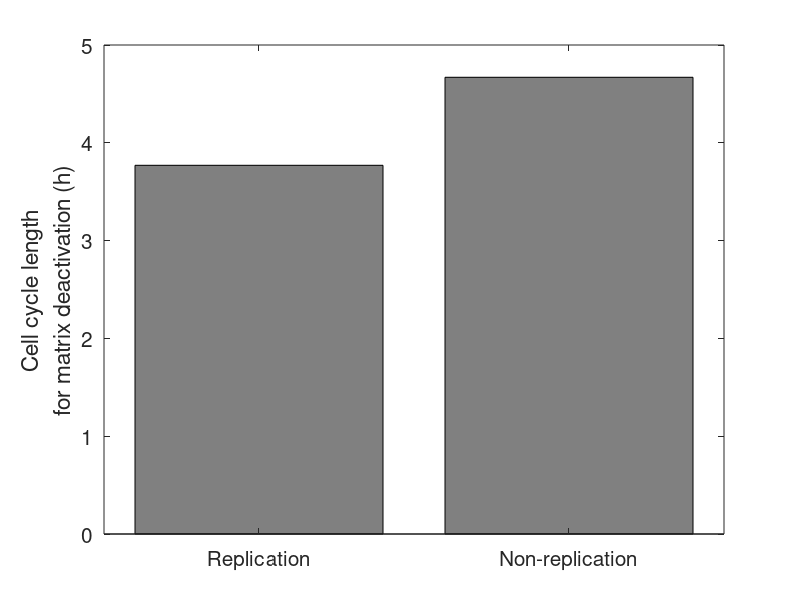
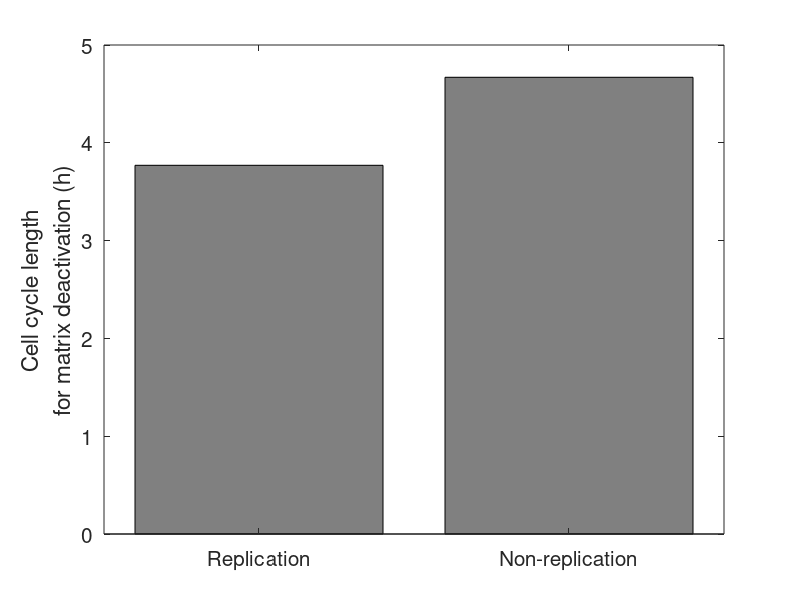

Recreate these plots in MATLAB, in order.

figure
% Data for the bars
data = [3.77, 4.67];

% Labels for each bar
%labels = {'Replication time', {'Replication and'; 'Non-replication time'}, 'Non-replication time'};
labels = {'Replication','Non-replication'};
labels = cellfun(@(x) strrep(x,'  ','\newline'), labels,'UniformOutput',false);

% Create the bar plot
bar(data,'FaceColor',[0.5, 0.5, 0.5]);

% Set x-axis labels
set(gca, 'XTickLabel', labels);
xtickangle(45)
% Add title and labels
% title('Sample Bar Plot');
ylabel({'Cell cycle length';'for matrix deactivation (h)'});
% xlabel('Time increase');
% ylabel('Values');
set(gca,'FontSize',15)
print('-dtiff', ['-r' num2str(300)], 'bar_plot.tiff');
saveas(gcf, 'Bar_plot.svg');